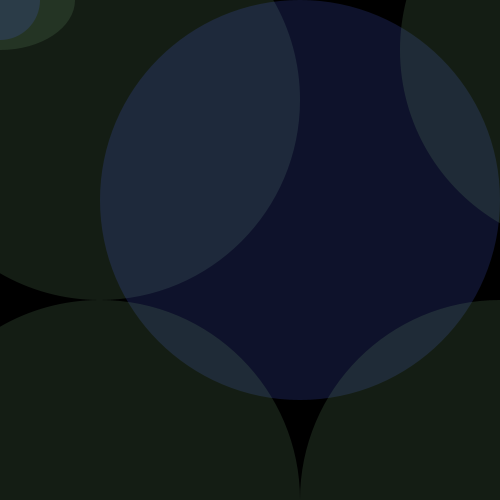
Frame 1 (no input)
Frame 60 (the mouse pressed at the canvas centre just before this capture): identical to frame 1, image omitted
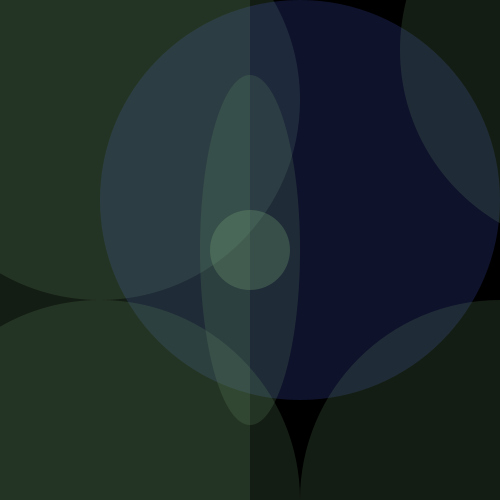
Frame 120 (the mouse held since frame 60 and released just before this capture)

The Processing sketch that drew these frames (run headless with seeded random() and noise(); from frame 60 on, the mouse is pressed at the canvas centre):

// Processing sketch: processing_52623
// ── processing_52623.pde

void setup() {
  //do once
size(500,500); // Set the size of the window background(255); // Draw a black background smooth();
smooth();
frameRate(50);
}

void draw() {
  //repeat endlessly

// Set ellipses and rects to CENTER mode
ellipseMode(CENTER);
rectMode(CORNER);
background(0);
smooth();

// Draw ellipse
noStroke();
fill(100,150,100,50); 
ellipse(100,100,400,400);
fill(70,90,220,50);  
ellipse(300,200,400,400);
fill(100,150,100,50);  
ellipse(600,50,400,400);
fill(100,150,100,50);  
ellipse(500,500,400,400);
fill(100,150,100,50);  
ellipse(100,500,400,400);

// Draw rectangle
rect(0,0,mouseX,pmouseY+500);


// Draw ellipse
noStroke();
ellipse(mouseX, mouseY, pmouseX-150, pmouseY+100);

{
  if (mousePressed) {
    fill(120,170,120,70);
  } else {
    fill(70,90,220,50);
  }
ellipse( mouseX, mouseY, 80, 80);
}

}
void mouseReleased(){
fill(random(255), random(255), random(255));
}
